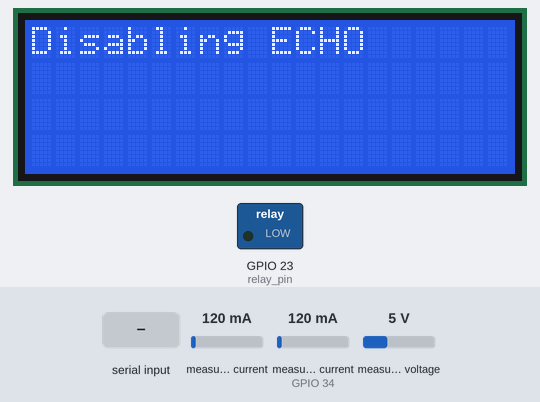
The sketch below on a simulated ESP32. Parts: 20×4 character LCD, switched loads named in the sketch (green lamp = pin HIGH). Inputs (shaded band) come from the test bench; at power-on: measured current 120 mA, measured current (sensor on GPIO 34) 120 mA, measured voltage 5 V. WiFi joins after 1.5 s; servers stay silent unless stated; uploads are accepted with an empty reply; EEPROM starts erased; the modem accepts every AT command (registered, SIM ready, sends succeed) and sends nothing else; what the sketch prints to the serial monitor is not drawn.

Above: at 3.2 s.
At 14.9 s:
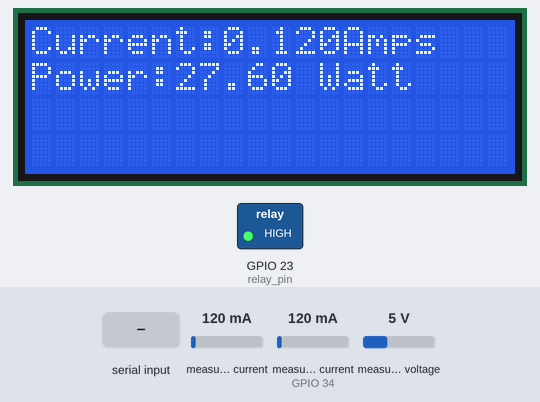
15.0 s: "*" received over the second serial link
At 18.4 s:
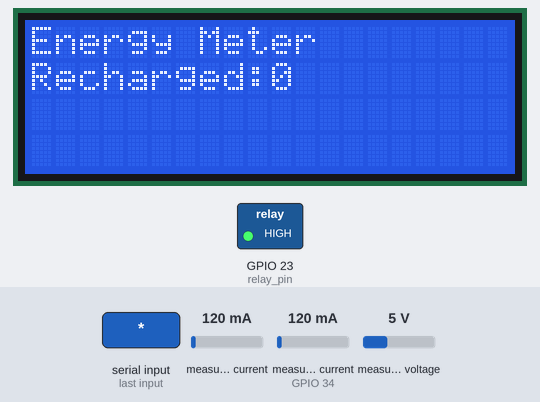
At 21.1 s:
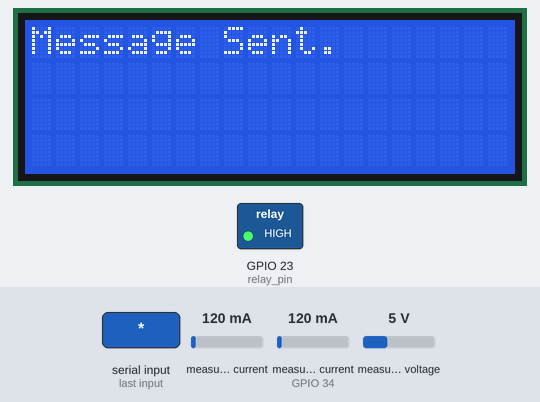
Timing chart, 0 to 22.6 s (numbered marks = the images above; inputs shaded):
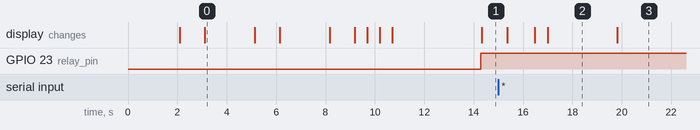

Measured:
- after the input at 15.0 s, the display: first differs from a run without the input after 1.5 s (image 2 shows a later state)
- what the display in image 0 shows lasts 2.0 s, from 3.1 s to 5.1 s
- what the display in image 2 shows lasts 2.8 s, from 17.0 s to 19.8 s

The sketch:

bolu.ino
```cpp
#include <HardwareSerial.h>
#include <EEPROM.h>
#define EEPROM_SIZE 12

//Libraries for ESP32
#include <Wire.h>
#ifdef ESP32
#include <WiFi.h>
#include <HTTPClient.h>
#else
#include <ESP8266WiFi.h>
#include <ESP8266HTTPClient.h>
#include <WiFiClient.h>
#endif

//Current and Voltage Libraries
#include "ACS712.h"
#include "EmonLib.h"

//Used for LCD Screen
#include <Wire.h>
#include <LiquidCrystal_I2C.h>
// Set the LCD address to 0x27 for a 16 chars and 2 line display
LiquidCrystal_I2C lcd(0x27, 20, 4);

// Replace with your network credentials
const char* ssid = "EXPERIMENT";
const char* password = "Realvest";
String serverName = "https://boluapp.onrender.com/";
const char* api_key = "xdol";

//GSM VARIABLES
unsigned int temp = 0, i = 0, x = 0, k = 0;
char str[200], flag1 = 0, flag2 = 0;
String bal = "";
String initSms = "AT+CMGS=\"+2348109045164\"";  //the number to send SMS
String BalanceSms = "This is an SMS from Smart Energy Meter & your balance is ";

//ESP32 Serial2 for GSM Communication
HardwareSerial sim800(2);
#define baudrate 115200

//Sensor variables
float voltage;
float current_draw;
float c_draw_threshold = 5.0;

//CALCULATION VARIABLES
int balance = 25;
float unitPrice = 1.50f;
long lastPrint = millis();
long lastDtl = millis();
int overload = 0;
int balance_threshold = 20;
bool alert = true;
float power = 0;

int unitl = 25;  //unitl is the unit left in the meter
float ect = 0;
float ecm = 0;
int unit = 0;

//Pin Definitions
int current_draw_pin = 34;
int voltage_pin = 33;
#define VOLT_CAL 592
EnergyMonitor volt;
ACS712 ACS(current_draw_pin, 3.3, 4095, 66);

//Define Relay
int relay_state = 1;
int relay_pin = 23;

//Send to Cloud details
unsigned long previous_time = 0;
const unsigned long interval_to_send = 5000;
unsigned long past_time = 0;
unsigned long current_time = 0;
String response = "";


void setup() {
  // put your setup code here, to run once:
  EEPROM.begin(EEPROM_SIZE);
  pinMode(relay_pin, OUTPUT);
  Serial.begin(115200);
  volt.voltage(voltage_pin, VOLT_CAL, 1.7);
  sim800.begin(baudrate, SERIAL_8N1, 16, 17);  //(RX, TX)
  lcd.begin();

  gsm_init();

  WiFi.begin(ssid, password);
  Serial.println("Connecting");
  lcd.clear();
  lcd.setCursor(0, 0);
  lcd.print("Connecting");
  int i = 1;
  while (WiFi.status() != WL_CONNECTED && i > 0) {
    delay(500);
    Serial.print(".");
    lcd.setCursor(i - 1, 1);
    lcd.print(".");
    i++;
  }
  while (WiFi.status() != WL_CONNECTED) {
    delay(500);
    Serial.print(".");
  }
  Serial.println("");
  Serial.print("Connected to WiFi network with IP Address: ");
  Serial.println(WiFi.localIP());

  storeInfo();
  //reStoreInfo();
}


void loop() {
  //Read Meter State
  String m_state = send_to_cloud("get_state");
  int status = m_state[0] - '0';
  if (!status) {
    relay_state = 0;
    digitalWrite(relay_pin, relay_state);
    lcd.clear();
    lcd.setCursor(0, 0);
    lcd.print("Meter is Off");
    lcd.setCursor(0, 1);
    lcd.print("Turn it On");
    return;
  }
  //Read Parameters
  voltage = read_voltage();
  voltage = constrain(voltage, 227, 230);
  current_draw = read_current_draw();
  if (balance > 0 && (overload == 0)) {
    relay_state = 1;
    digitalWrite(relay_pin, relay_state);
    loadCalculation();
    storeInfo();
    printDetails();
    printBalance();
    checkLowBalance();
    checkSMS();
  } else {
    relay_state = 0;
    digitalWrite(relay_pin, relay_state);
    lcd.clear();
    lcd.print("Low Balance");
    lcd.setCursor(0, 1);
    lcd.print("Please Recharge");
    sendSms("Your Balance is Finished, Please recharge");
    delay(500);
  }
  //Overloading Test
  if (current_draw > c_draw_threshold) {
    overload = 1;
  } else {
    overload = 0;
  }
  //Send message in case of overload and trip off load
  if (overload) {
    relay_state = 0;
    digitalWrite(relay_pin, relay_state);
    sendSms("OVERLOADING HAS OCCURED");
    //See also receiving reply from sms to turn the relay back on.
  }
  //Send Data to cloud every interval_to_send secs.
  int cloud = 1;
  if (cloud) {
    if (millis() - previous_time >= interval_to_send) {
      String req = "update/key=" + String(api_key) + "/c1=" + String(int(current_draw))
                   + "/v=" + String(int(voltage));
      send_to_cloud(req);
      previous_time = millis();
    }
  }

  checkSMS();
  Serial.flush();
  sim800.flush();
}

//VOLTAGE AND CURRENT CONSUMPTION CALCULATION
float read_voltage() {
  volt.calcVI(20, 2000);
  float v = volt.Vrms;
  delay(10);
  return v;
}

float read_current_draw() {
  float average = 0;
  for (int i = 0; i < 100; i++) {
    average += ACS.mA_AC();
  }
  float curr = (average / 100.0);
  curr = curr * 1e-3;  //convert from mA to A
  return curr;
}

//PRINT INFO ON LCD
void printInfo() {
  lcd.clear();
  lcd.print("Balance:");
  lcd.print(balance);
  lcd.print("NGN");
  lcd.setCursor(0, 1);
  lcd.print("Unit left:");
  lcd.print(unitl);
  lcd.print(" KWtt");
  delay(100);
}
void printDetails() {
  lcd.clear();
  lcd.print("Current:");
  lcd.print(current_draw, 3);
  lcd.print("Amps");
  lcd.setCursor(0, 1);
  lcd.print("Power:");
  lcd.print(power);
  lcd.print(" Watt");
  delay(1000);
}

void printBalance() {
  if ((millis() - lastPrint) > 5000)  //print balance and usage every 5 seconds without using delay()
  {
    printInfo();
    delay(1000);
    lastPrint = millis();
  }
}


//PERFORM LOAD CALCULATION AND UPDATE BALANCE
void checkLowBalance() {
  if (balance < 20 && alert)  //notify customer about low balance
  {
    sendSms("Your Balance is Below 20NGN, Please recharge to avoid disconnection");
    alert = false;
    // cashbalance = 0;
  }
}

void storeInfo(){
  //  EEPROM[100]=unit;
  //  EEPROM[0]=balance;
  eeprom_write(0, unitl);
  eeprom_write(100, balance);
}

void reStoreInfo() {
  //  unit= EEPROM[100];
  //  balance= EEPROM[0];
  unitl = eeprom_read(0);
  balance = eeprom_read(100);
}

void loadCalculation() {
  //IMPORTED SOME CORRECTIONS
  power = voltage * current_draw;
  //load =(power/(10.0*36.0)); // instantanious load
  //unit+=load;                      //Cumulated load or power consumption
  //balance -=load*unitPrice;        // balance adjustment
  past_time = current_time;
  current_time = millis();
  ect += power * ((current_time - past_time) / 3600000.0);  //covert to watt / hr (with the extra 000 converting millis to hours)
  ect /= 1000.0;                                            //convert to KWh
  //unit += power/100.0; //this minimizes the effect of the power drawn
  balance -= ect * 50 / 1000.0;  //using a tarrif of #50 per KWh and divide by 1000 to mimimize the effect of the tariff
  unitl -= ect / 1000.0;
}

//CHECK SMS AND RECEIVE BALANCE VIA SMS
void checkSMS() {
  sim800.println("AT+CMGF=1"); // Configuring TEXT mode
  sim800.println("AT+CNMI=1,2,0,0,0");
  GPRSEvent();
  balanceCheck();
  if (temp == 1) {
    decode_message();
    send_confirmation_sms();
  }
}

void GPRSEvent() {
  while (sim800.available()) {
    char ch = (char)sim800.read();
    str[i++] = ch;
    if (ch == '*') {
      temp = 1;
      lcd.clear();
      lcd.print("Message Received");
      Serial.print("Message Received:\t");

      delay(500);
      break;
    }
  }
}
void decode_message() {
  x = 0, k = 0, temp = 0;
  while (str[x] != '#') {
    x++;
  }
  x++;
  bal = "";
  while (str[x] != '*') {
    bal += str[x];
    x++;
  }
  Serial.println(bal.toInt());
}

void send_confirmation_sms() {
  int recharge_amount = bal.toInt();
  balance += recharge_amount;
  lcd.clear();
  lcd.print("Energy Meter ");
  lcd.setCursor(0, 1);
  lcd.print("Recharged:");
  //FLAGS BEWARE
  alert = true;  // resets the flag for the system to
  //check for balance again
  //cashbalance = 1;// resets flag for running of the
  //whole major system in the loop
  lcd.print(recharge_amount);
  delay(2000);
  String text1 = "Energy meter recharged NGN:";
  text1 += recharge_amount;
  String text2 = text1 + ". Total Balance " + (String)balance;
  sendSms(text2);
  Serial.print("           SENT:");
  Serial.print(text1);
  Serial.println(text2);
  temp = 0;
  i = 0;
  x = 0;
  k = 0;
  delay(1000);
}

void balanceCheck() {
  x = 0, k = 0;
  String Stringcheck = "";
  while (x < i) {
    Stringcheck += str[x];
    x++;
  }
  if (Stringcheck.indexOf("Balance?") > 0) {
    sendSms("Total Balance " + (String)balance);
    for (int c = 0; c < i; c++) {
      str[c] = 'a';
    }
  }
}

//ALL ABOUT GSM INIT
void gsm_init() {  //Define a new serial for sim800
  lcd.clear();
  lcd.print("Finding GSM/GPRS");
  Serial.println("Finding GSM/GPRS..");
  boolean at_flag = 1;
  while (at_flag) {
    sim800.println("AT");
    while (sim800.available() > 0) {
      if (sim800.find("OK"))
        at_flag = 0;
    }
    delay(1000);
  }
  lcd.clear();
  lcd.print("Module Connected..");
  Serial.println("Module Connected..");
  delay(1000);
  lcd.clear();
  lcd.print("Disabling ECHO");
  Serial.print("Disabling ECHO");
  boolean echo_flag = 1;
  while (echo_flag) {
    sim800.println("ATE0");
    while (sim800.available() > 0) {
      if (sim800.find("OK"))
        echo_flag = 0;
    }
    delay(1000);
  }
  lcd.clear();
  lcd.print("Echo OFF");
  Serial.print("\tEcho OFF");
  delay(1000);
  lcd.clear();
  lcd.print("Finding Network..");
  Serial.println("\t Finding Network..");
  boolean net_flag = 1;
  while (net_flag) {
    sim800.println("AT+CPIN?");
    while (sim800.available() > 0) {
      if (sim800.find("+CPIN: READY"))
        net_flag = 0;
    }
    delay(1000);
  }
  lcd.clear();
  lcd.print("Network Found..");
  Serial.println("Network Found..");
  delay(1000);
  lcd.clear();
}

//SEND SMS
void sendSms(String text) {
  init_sms();
  Serial.println("Sending:");
  send_data(text);
  send_sms();
}

void init_sms() {
  sim800.println("AT+CSMP=17,167,0,0");
  delay(200);
  sim800.println("AT+CMGF=1");
  delay(200);
  sim800.println(initSms);
  delay(200);
}

void send_data(String message) {
  sim800.println(message);
  Serial.println(message);
  delay(200);
}

void send_sms() {
  sim800.write(26);
  message_sent();
}

void message_sent() {
  lcd.clear();
  lcd.print("Message Sent.");
  Serial.println("Message Sent.");
  delay(1000);
  //sim800.flush();
}

//ALL ABOUT SENDING TO CLOUD

String send_to_cloud(String data) {
  if (WiFi.status() == WL_CONNECTED) {
    HTTPClient http;
    String httpRequestData = data;
    Serial.print("httpRequestData: ");
    Serial.println(httpRequestData);

    http.begin((serverName + httpRequestData).c_str());
    http.addHeader("Content-Type", "application/x-www-form-urlencoded");

    // Send HTTP GET request
    int httpResponseCode = http.GET();
    delay(1100);  //This should give time for the server to process the request.

    if (httpResponseCode > 0) {
      Serial.print("HTTP Response code:");
      Serial.println(httpResponseCode);
      if (data == "get_state") {
        response = http.getString();
        return response;
      }
      if (data == "get_unitb") {
        response = http.getString();
        return response;
      }
    } else {
      Serial.print("Error code: ");
      Serial.println(httpResponseCode);
      return String(httpResponseCode);
    }
    http.end();
  } else {
    Serial.println("WiFi Disconnected");
  }
}

void eeprom_write(int address, int value) {
  byte* value_ptr = (byte*)(void*)&value;
  for (int i = 0; i < sizeof(value); i++) {
    EEPROM.write(address + i, *(value_ptr + i));
  }
  EEPROM.commit();
}

int eeprom_read(int address) {
  int value = 0;
  byte* value_ptr = (byte*)(void*)&value;
  for (int i = 0; i < sizeof(value); i++) {
    *(value_ptr + i) = EEPROM.read(address + i);
  }
  return value;
}
```
